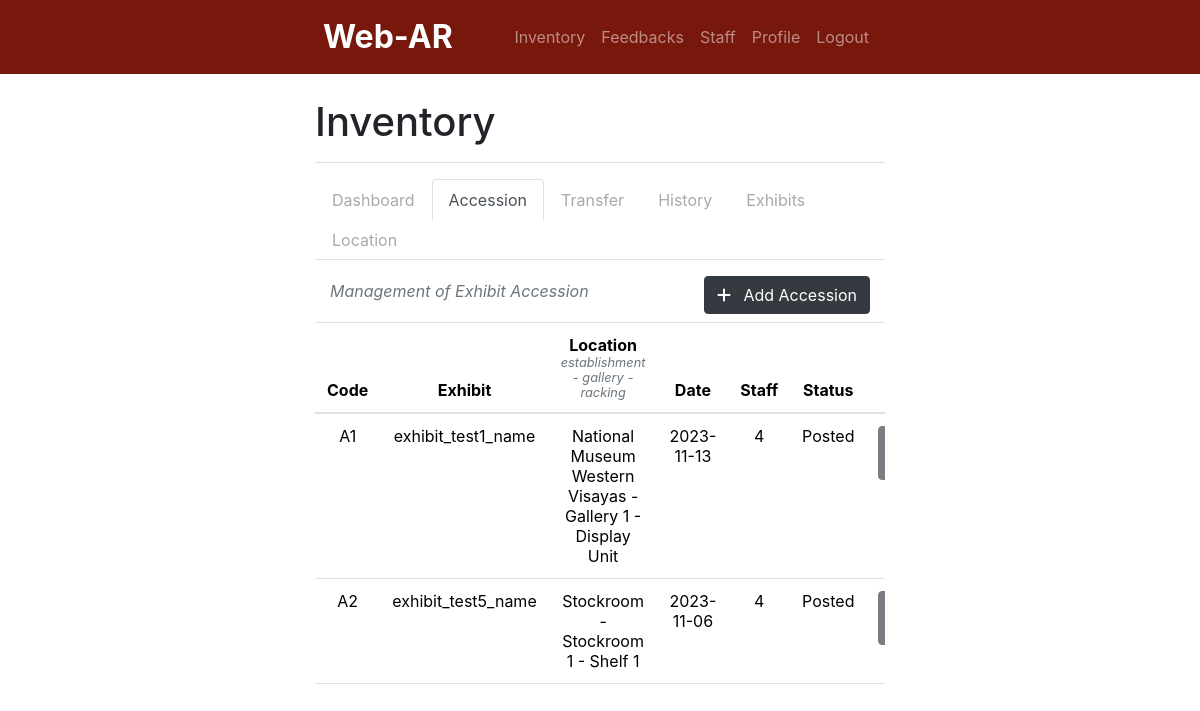
/inventory/accession.php (signed in), run on the app's committed database.
### tables this page shows
CREATE TABLE `accession` (
  `ID` int(11) NOT NULL,
  `accessionCode` varchar(255) NOT NULL,
  `establishmentCode` varchar(255) NOT NULL,
  `galleryCode` varchar(255) NOT NULL,
  `rackingCode` varchar(255) NOT NULL,
  `exhibitID` int(11) NOT NULL,
  `accessionDate` date NOT NULL,
  `staffID` int(11) NOT NULL,
  `posted` tinyint(1) NOT NULL DEFAULT 0 COMMENT '0 - Not Posted; 1 - Posted',
  `datePosted` date NOT NULL,
  `timestamp` timestamp NOT NULL DEFAULT current_timestamp() ON UPDATE current_timestamp()
);

CREATE TABLE `exhibits` (
  `exhibitID` int(11) NOT NULL,
  `exhibitCode` varchar(255) NOT NULL,
  `exhibitName` varchar(255) NOT NULL,
  `exhibitInformation` longtext NOT NULL,
  `exhibitModel` longtext NOT NULL,
  `exhibitMarker` longblob NOT NULL,
  `isActive` tinyint(1) NOT NULL DEFAULT 1 COMMENT '1 - active'
);

CREATE TABLE `establishment` (
  `ID` int(11) NOT NULL,
  `establishmentCode` varchar(255) NOT NULL,
  `establishmentName` text NOT NULL,
  `isActive` tinyint(1) NOT NULL DEFAULT 1 COMMENT '1 - active; 0 - inactive'
);

CREATE TABLE `gallery` (
  `ID` int(11) NOT NULL,
  `galleryCode` varchar(255) NOT NULL,
  `galleryName` text NOT NULL,
  `establishmentCode` varchar(255) NOT NULL,
  `isActive` tinyint(1) NOT NULL DEFAULT 1 COMMENT '1 - active; 0 - inactive'
);

CREATE TABLE `racking` (
  `ID` int(11) NOT NULL,
  `rackingCode` varchar(255) NOT NULL,
  `rackingName` text NOT NULL,
  `galleryCode` varchar(255) NOT NULL,
  `isActive` tinyint(1) DEFAULT 1 COMMENT '1 - active; 0 - inactive1 - active; 0 - inactive'
);

### inventory/accession.php (the view, shortened to what this page needs)
<?php
    include '../header.php';
    include 'navbar.php';
    include '../db_connect.php';
    include 'i_nav.php';
?>
<div class="container w-50">
    <div class="container d-flex justify-content-between align-items-center text-muted fst-italic">
        <p class="text-muted fst-italic">Management of Exhibit Accession</p>
        <button class="btn btn-dark mb-2" data-bs-toggle="modal" data-bs-target="#addAccessionModal" role="button">
            <i class="fa-solid fa-plus"></i>
            <span class="ms-2">Add Accession</span>
        </button>
    </div>
    <div class="table-responsive">
        <table class="table table-hover">
            <thead class="text-center">
                <tr>
                    <th scope="col">Code</th>
                    <th scope="col">Exhibit</th>
                    <th scope="col">Location<small class="d-block text-muted fst-italic">establishment - gallery - racking</small></th>
                    <th scope="col">Date</th>
                    <th scope="col">Staff</th>
                    <th scope="col">Status</th>
                    <th scope="col">Action</th>
                </tr>
            </thead>
            <tbody>
                <?php
                    $q = "SELECT accession.*, establishment.establishmentName, gallery.galleryName, racking.rackingName, exhibits.exhibitName
                    FROM accession
                    LEFT JOIN establishment ON accession.establishmentCode = establishment.establishmentCode
                    LEFT JOIN gallery ON accession.galleryCode = gallery.galleryCode
                    LEFT JOIN racking ON accession.rackingCode = racking.rackingCode
                    LEFT JOIN exhibits ON accession.exhibitID = exhibits.exhibitID";
                    $r = mysqli_query($conn, $q);
                    while ($row = mysqli_fetch_assoc($r)) {
                        $accessionCode        = $row['accessionCode'];
                        $establishmentName    = $row['establishmentName'];
                        $galleryName          = $row['galleryName'];
                        $rackingName          = $row['rackingName'];
                        $exhibitName          = $row['exhibitName'];
                        $staffID              = $row['staffID'];
                        $accessionDate        = $row['accessionDate'];
                        $posted               = $row['posted'];
                        $postStatus = ($posted == 1) ? "Posted" : "Not Posted";
                        ?>
                    <tr>
                        <td class="text-center"><?php echo $accessionCode; ?></td>
                        <td class="text-center"><?php echo $exhibitName; ?></td>
                        <td class="text-center"><?php echo $establishmentName . ' - ' . $galleryName . ' - ' . $rackingName; ?></td>
                        <td class="text-center"><?php echo $accessionDate; ?></td>
                        <td class="text-center"><?php echo $staffID; ?></td>
                        <td class="text-center"><?php echo $postStatus; ?></td>
                        <td>
                            <div class="text-center">
                                <?php if ($postStatus == "Not Posted") { ?>
                                    <button type="button" class="btn btn-dark mb-2" data-bs-toggle="modal" data-bs-target="#postConfirmationModal<?php echo $accessionCode; ?>">
                                        <i class="fa-solid fa-arrow-up"></i>
                                        <span class="ms-2">Post</span>
                                    </button>
                                <?php } else { ?>
                                    <button type="button" class="btn btn-dark mb-2" disabled>
                                    </button>
                                <?php } ?>
                            </div>
                        </td>
                    </tr>
                <?php
                    }
                ?>
            </tbody>
        </table>
    </div>
</div>

### data on the page
accession: accessionCode "A1", exhibitID.exhibitName "exhibit_test1_name", establishmentCode.establishmentName "National Museum Western Visayas", galleryCode.galleryName "Gallery 1", rackingCode.rackingName "Display Unit", accessionDate "2023-11-13", staffID "4", posted "Posted"
accession: accessionCode "A2", exhibitID.exhibitName "exhibit_test5_name", establishmentCode.establishmentName "Stockroom", galleryCode.galleryName "Stockroom 1", rackingCode.rackingName "Shelf 1", accessionDate "2023-11-06", staffID "4", posted "Posted"
